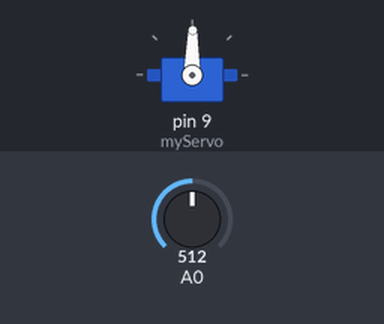
Bench run of a sketch on a simulated Arduino Uno, built with avr-gcc and run on an emulated ATmega328P. On the bench: servo. Inputs (shaded band) come from the test bench; at power-on: A0 = 512.

Above: at 1.2 s.
1.3 s: A0 set to 716
At 2.5 s:
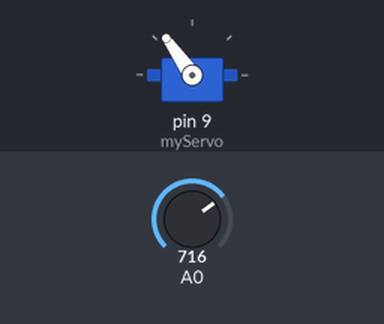
2.8 s: A0 set to 900
At 3.6 s:
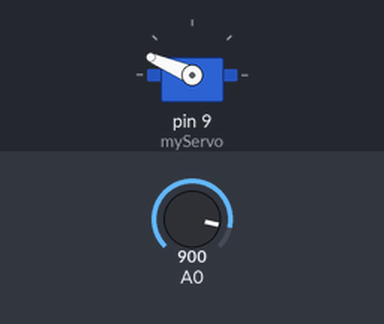
4.3 s: A0 set to 1023
At 5.0 s:
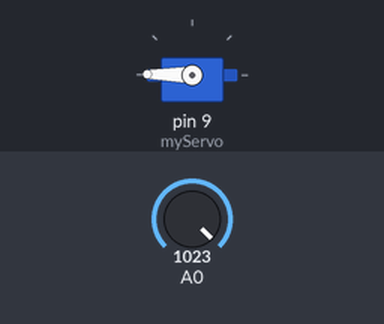
5.8 s: A0 set to 306
At 7.0 s:
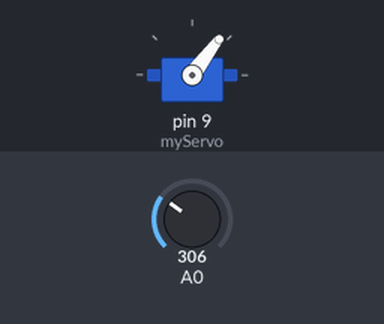
7.3 s: A0 set to 122
At 8.5 s:
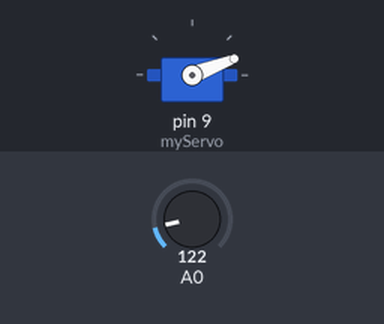
8.8 s: A0 set to 511
At 9.4 s:
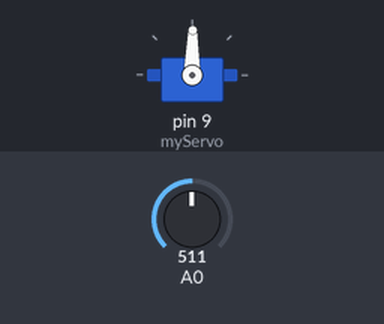
Timing chart, 0 to 11.3 s (numbered marks = the images above; inputs shaded):
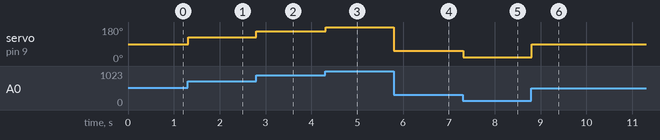

The sketch:

sketch_sep21b.ino
```cpp
#include<Servo.h>
Servo myServo;
int readValue=0;
int servoValue=0;

void setup() {
  // put your setup code here, to run once:
  myServo.attach(9);
}

void loop() {
  // put your main code here, to run repeatedly:

   readValue=analogRead(A0);
   servoValue=map(readValue, 0, 1023, 0, 179);
   myServo.write(servoValue);
  delay(15);
  }
```

Measured:
- after the input at 1.3 s, servo on pin 9 (myServo): 89° → 125° at once
- after the input at 2.8 s, servo on pin 9 (myServo): 125° → 157° at once
- after the input at 4.3 s, servo on pin 9 (myServo): 157° → 179° at once
- after the input at 5.8 s, servo on pin 9 (myServo): 179° → 53° at once
- after the input at 7.3 s, servo on pin 9 (myServo): 53° → 21° at once
- after the input at 8.8 s, servo on pin 9 (myServo): 21° → 89° at once
